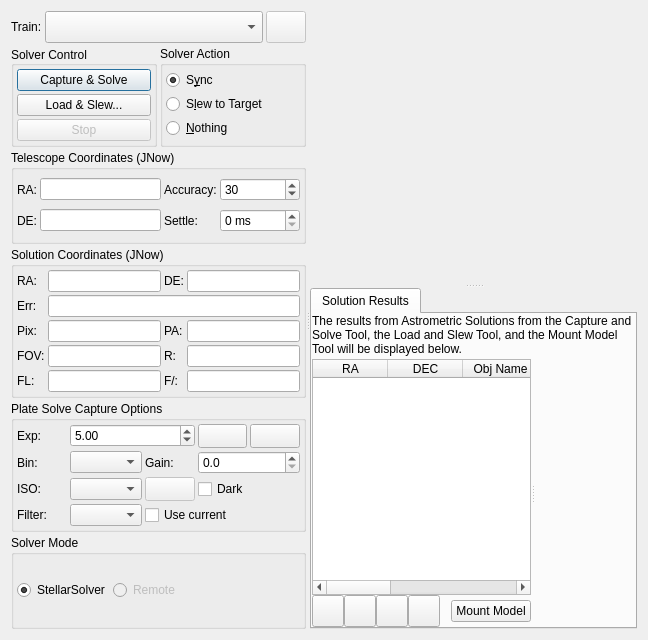
<?xml version="1.0" encoding="UTF-8"?>
<ui version="4.0">
 <class>Align</class>
 <widget class="QWidget" name="Align">
  <property name="geometry">
   <rect>
    <x>0</x>
    <y>0</y>
    <width>648</width>
    <height>640</height>
   </rect>
  </property>
  <layout class="QHBoxLayout" name="horizontalLayout_2">
   <item>
    <widget class="QSplitter" name="mainSplitter">
     <property name="orientation">
      <enum>Qt::Horizontal</enum>
     </property>
     <widget class="QWidget" name="layoutWidget">
      <layout class="QVBoxLayout" name="leftLayout">
       <property name="spacing">
        <number>3</number>
       </property>
       <item>
        <layout class="QHBoxLayout" name="trainLayout">
         <property name="spacing">
          <number>3</number>
         </property>
         <item>
          <widget class="QLabel" name="trainLabel">
           <property name="text">
            <string>Train:</string>
           </property>
          </widget>
         </item>
         <item>
          <widget class="QComboBox" name="opticalTrainCombo">
           <property name="sizePolicy">
            <sizepolicy hsizetype="MinimumExpanding" vsizetype="Fixed">
             <horstretch>0</horstretch>
             <verstretch>0</verstretch>
            </sizepolicy>
           </property>
           <property name="minimumSize">
            <size>
             <width>0</width>
             <height>32</height>
            </size>
           </property>
          </widget>
         </item>
         <item>
          <widget class="QPushButton" name="trainB">
           <property name="enabled">
            <bool>false</bool>
           </property>
           <property name="minimumSize">
            <size>
             <width>24</width>
             <height>24</height>
            </size>
           </property>
           <property name="maximumSize">
            <size>
             <width>16777215</width>
             <height>32</height>
            </size>
           </property>
           <property name="text">
            <string/>
           </property>
           <property name="icon">
            <iconset theme="document-edit"/>
           </property>
           <property name="iconSize">
            <size>
             <width>24</width>
             <height>24</height>
            </size>
           </property>
          </widget>
         </item>
        </layout>
       </item>
       <item>
        <layout class="QHBoxLayout" name="controlLayout">
         <property name="spacing">
          <number>3</number>
         </property>
         <item>
          <widget class="QGroupBox" name="controlBox">
           <property name="title">
            <string>Solver Control</string>
           </property>
           <property name="alignment">
            <set>Qt::AlignLeading|Qt::AlignLeft|Qt::AlignVCenter</set>
           </property>
           <layout class="QVBoxLayout" name="verticalLayout_4">
            <property name="spacing">
             <number>3</number>
            </property>
            <property name="leftMargin">
             <number>3</number>
            </property>
            <property name="topMargin">
             <number>3</number>
            </property>
            <property name="rightMargin">
             <number>3</number>
            </property>
            <property name="bottomMargin">
             <number>3</number>
            </property>
            <item>
             <widget class="QPushButton" name="solveB">
              <property name="enabled">
               <bool>true</bool>
              </property>
              <property name="text">
               <string>Capture &amp;&amp; Solve</string>
              </property>
              <property name="autoDefault">
               <bool>true</bool>
              </property>
              <property name="default">
               <bool>true</bool>
              </property>
             </widget>
            </item>
            <item>
             <widget class="QPushButton" name="loadSlewB">
              <property name="toolTip">
               <string>Load a FITS image and solve. Slew mount to image central coordinates.</string>
              </property>
              <property name="text">
               <string>Load &amp;&amp; Slew...</string>
              </property>
             </widget>
            </item>
            <item>
             <layout class="QHBoxLayout" name="stopLayout">
              <item>
               <widget class="QPushButton" name="stopB">
                <property name="enabled">
                 <bool>false</bool>
                </property>
                <property name="text">
                 <string>Stop</string>
                </property>
               </widget>
              </item>
             </layout>
            </item>
           </layout>
          </widget>
         </item>
         <item>
          <widget class="QGroupBox" name="gotoBox">
           <property name="toolTip">
            <string>Select which action to perform after the captured image is solved</string>
           </property>
           <property name="statusTip">
            <string>Select what action to take once a solution is found.</string>
           </property>
           <property name="title">
            <string>Solver Action</string>
           </property>
           <layout class="QVBoxLayout" name="verticalLayout_7">
            <property name="spacing">
             <number>3</number>
            </property>
            <property name="leftMargin">
             <number>3</number>
            </property>
            <property name="topMargin">
             <number>3</number>
            </property>
            <property name="rightMargin">
             <number>3</number>
            </property>
            <property name="bottomMargin">
             <number>3</number>
            </property>
            <item>
             <widget class="QRadioButton" name="syncR">
              <property name="toolTip">
               <string>Synchronize the telescope to the solution coordinates</string>
              </property>
              <property name="statusTip">
               <string/>
              </property>
              <property name="text">
               <string>S&amp;ync</string>
              </property>
              <property name="checked">
               <bool>true</bool>
              </property>
              <attribute name="buttonGroup">
               <string notr="true">gotoModeButtonGroup</string>
              </attribute>
             </widget>
            </item>
            <item>
             <widget class="QRadioButton" name="slewR">
              <property name="toolTip">
               <string>Synchronize the telescope to the solution coordinates and then slew to the target coordinates</string>
              </property>
              <property name="statusTip">
               <string/>
              </property>
              <property name="text">
               <string>S&amp;lew to Target</string>
              </property>
              <attribute name="buttonGroup">
               <string notr="true">gotoModeButtonGroup</string>
              </attribute>
             </widget>
            </item>
            <item>
             <widget class="QRadioButton" name="nothingR">
              <property name="toolTip">
               <string>Just solve</string>
              </property>
              <property name="statusTip">
               <string/>
              </property>
              <property name="text">
               <string>&amp;Nothing</string>
              </property>
              <attribute name="buttonGroup">
               <string notr="true">gotoModeButtonGroup</string>
              </attribute>
             </widget>
            </item>
           </layout>
          </widget>
         </item>
        </layout>
       </item>
       <item>
        <widget class="QGroupBox" name="telescopeCoordinateGroup">
         <property name="title">
          <string>Telescope Coordinates (JNow)</string>
         </property>
         <layout class="QGridLayout" name="gridLayout">
          <property name="leftMargin">
           <number>3</number>
          </property>
          <property name="topMargin">
           <number>3</number>
          </property>
          <property name="rightMargin">
           <number>3</number>
          </property>
          <property name="bottomMargin">
           <number>3</number>
          </property>
          <property name="spacing">
           <number>3</number>
          </property>
          <item row="0" column="3">
           <widget class="QSpinBox" name="alignAccuracyThreshold">
            <property name="toolTip">
             <string>Accuracy threshold in arcseconds between solution and target coordinates. Plate solver shall be repeatedly executed until the solution coordinates are below the accuracy threshold</string>
            </property>
            <property name="minimum">
             <number>1</number>
            </property>
            <property name="maximum">
             <number>1200</number>
            </property>
            <property name="singleStep">
             <number>10</number>
            </property>
            <property name="value">
             <number>30</number>
            </property>
           </widget>
          </item>
          <item row="1" column="0">
           <widget class="QLabel" name="label_13">
            <property name="text">
             <string>DE:</string>
            </property>
           </widget>
          </item>
          <item row="1" column="1">
           <widget class="QLineEdit" name="ScopeDecOut">
            <property name="readOnly">
             <bool>true</bool>
            </property>
           </widget>
          </item>
          <item row="1" column="2">
           <widget class="QLabel" name="label_22">
            <property name="toolTip">
             <string>After telescope completes slewing, wait until it settles for this many milliseconds before capturing the next image.</string>
            </property>
            <property name="text">
             <string>Settle:</string>
            </property>
           </widget>
          </item>
          <item row="0" column="1">
           <widget class="QLineEdit" name="ScopeRAOut">
            <property name="readOnly">
             <bool>true</bool>
            </property>
           </widget>
          </item>
          <item row="1" column="3">
           <widget class="QSpinBox" name="alignSettlingTime">
            <property name="toolTip">
             <string>After telescope completes slewing, wait until it settles for this many milliseconds before capturing the next image.</string>
            </property>
            <property name="suffix">
             <string> ms</string>
            </property>
            <property name="maximum">
             <number>15000</number>
            </property>
            <property name="singleStep">
             <number>100</number>
            </property>
           </widget>
          </item>
          <item row="0" column="0">
           <widget class="QLabel" name="label_12">
            <property name="text">
             <string>RA:</string>
            </property>
           </widget>
          </item>
          <item row="0" column="2">
           <widget class="QLabel" name="label_9">
            <property name="toolTip">
             <string>Accuracy threshold in arcseconds between solution and target coordinates. Plate solver shall be repeatedly executed until the solution coordinates are below the accuracy threshold</string>
            </property>
            <property name="text">
             <string>Accuracy:</string>
            </property>
           </widget>
          </item>
         </layout>
        </widget>
       </item>
       <item>
        <widget class="QGroupBox" name="solutionCoordinatesGroupBox">
         <property name="title">
          <string>Solution Coordinates (JNow)</string>
         </property>
         <layout class="QGridLayout" name="gridLayout_2">
          <property name="leftMargin">
           <number>3</number>
          </property>
          <property name="topMargin">
           <number>3</number>
          </property>
          <property name="rightMargin">
           <number>3</number>
          </property>
          <property name="bottomMargin">
           <number>3</number>
          </property>
          <property name="spacing">
           <number>3</number>
          </property>
          <item row="3" column="0">
           <widget class="QLabel" name="label_8">
            <property name="toolTip">
             <string>Effective field of view size in arcminutes.</string>
            </property>
            <property name="text">
             <string>FOV:</string>
            </property>
           </widget>
          </item>
          <item row="0" column="1">
           <widget class="QLineEdit" name="SolverRAOut">
            <property name="readOnly">
             <bool>true</bool>
            </property>
           </widget>
          </item>
          <item row="0" column="2">
           <widget class="QLabel" name="label_6">
            <property name="text">
             <string>DE:</string>
            </property>
           </widget>
          </item>
          <item row="1" column="0">
           <widget class="QLabel" name="err">
            <property name="toolTip">
             <string>Difference between telescope coordinates and solution coordinates in arcsec</string>
            </property>
            <property name="text">
             <string>Err:</string>
            </property>
           </widget>
          </item>
          <item row="1" column="1" colspan="3">
           <widget class="QLineEdit" name="errOut">
            <property name="toolTip">
             <string>Difference between telescope coordinates and solution coordinates in arcsec</string>
            </property>
            <property name="text">
             <string/>
            </property>
            <property name="readOnly">
             <bool>true</bool>
            </property>
           </widget>
          </item>
          <item row="0" column="0">
           <widget class="QLabel" name="label_2">
            <property name="text">
             <string>RA:</string>
            </property>
           </widget>
          </item>
          <item row="2" column="0">
           <widget class="QLabel" name="label_17">
            <property name="toolTip">
             <string>Image scale in arcsecs/pixel</string>
            </property>
            <property name="text">
             <string>Pix:</string>
            </property>
           </widget>
          </item>
          <item row="0" column="3">
           <widget class="QLineEdit" name="SolverDecOut">
            <property name="readOnly">
             <bool>true</bool>
            </property>
           </widget>
          </item>
          <item row="2" column="2">
           <widget class="QLabel" name="label_10">
            <property name="toolTip">
             <string>Image rotation angle, East of North</string>
            </property>
            <property name="text">
             <string>PA:</string>
            </property>
           </widget>
          </item>
          <item row="2" column="3">
           <widget class="QLineEdit" name="PAOut">
            <property name="toolTip">
             <string>Position angle in degrees, East of North</string>
            </property>
            <property name="readOnly">
             <bool>true</bool>
            </property>
           </widget>
          </item>
          <item row="2" column="1">
           <widget class="QLineEdit" name="pixScaleOut">
            <property name="toolTip">
             <string>Image scale in arcsecs/pixel</string>
            </property>
            <property name="readOnly">
             <bool>true</bool>
            </property>
           </widget>
          </item>
          <item row="4" column="0">
           <widget class="QLabel" name="label_14">
            <property name="text">
             <string>FL:</string>
            </property>
           </widget>
          </item>
          <item row="4" column="1">
           <widget class="QLineEdit" name="FocalLengthOut">
            <property name="toolTip">
             <string>&lt;html&gt;&lt;head/&gt;&lt;body&gt;&lt;p&gt;Calculated telescope (effective) focal length in millimeters. The effective focal length is measured from plate-solving.&lt;/p&gt;&lt;/body&gt;&lt;/html&gt;</string>
            </property>
            <property name="readOnly">
             <bool>true</bool>
            </property>
           </widget>
          </item>
          <item row="4" column="2">
           <widget class="QLabel" name="label_16">
            <property name="text">
             <string>F/:</string>
            </property>
           </widget>
          </item>
          <item row="4" column="3">
           <widget class="QLineEdit" name="FocalRatioOut">
            <property name="toolTip">
             <string>&lt;html&gt;&lt;head/&gt;&lt;body&gt;&lt;p&gt;Calculated telescope (effective) focal ratio. The effective focal ratio is measured from astrometry.&lt;/p&gt;&lt;/body&gt;&lt;/html&gt;</string>
            </property>
            <property name="readOnly">
             <bool>true</bool>
            </property>
           </widget>
          </item>
          <item row="3" column="1">
           <widget class="QLineEdit" name="FOVOut">
            <property name="toolTip">
             <string>Effective field of view size in arcminutes.</string>
            </property>
            <property name="text">
             <string/>
            </property>
            <property name="readOnly">
             <bool>false</bool>
            </property>
           </widget>
          </item>
          <item row="3" column="2">
           <widget class="QLabel" name="label">
            <property name="text">
             <string>R:</string>
            </property>
           </widget>
          </item>
          <item row="3" column="3">
           <widget class="QLineEdit" name="ReducerOut">
            <property name="toolTip">
             <string>&lt;html&gt;&lt;head/&gt;&lt;body&gt;&lt;p&gt;Reducer or Barlow factor.&lt;/p&gt;&lt;/body&gt;&lt;/html&gt;</string>
            </property>
           </widget>
          </item>
         </layout>
        </widget>
       </item>
       <item>
        <widget class="QGroupBox" name="plateSolverOptionsGroup">
         <property name="title">
          <string>Plate Solve Capture Options</string>
         </property>
         <layout class="QGridLayout" name="gridLayout_3">
          <property name="leftMargin">
           <number>3</number>
          </property>
          <property name="topMargin">
           <number>3</number>
          </property>
          <property name="rightMargin">
           <number>3</number>
          </property>
          <property name="bottomMargin">
           <number>3</number>
          </property>
          <property name="spacing">
           <number>3</number>
          </property>
          <item row="2" column="2">
           <widget class="QLabel" name="label_5">
            <property name="text">
             <string>Gain:</string>
            </property>
           </widget>
          </item>
          <item row="2" column="0">
           <widget class="QLabel" name="label_18">
            <property name="text">
             <string>Bin:</string>
            </property>
           </widget>
          </item>
          <item row="5" column="1">
           <widget class="QComboBox" name="alignFilter"/>
          </item>
          <item row="1" column="4">
           <widget class="QPushButton" name="showFITSViewerB">
            <property name="minimumSize">
             <size>
              <width>24</width>
              <height>24</height>
             </size>
            </property>
            <property name="maximumSize">
             <size>
              <width>16777215</width>
              <height>32</height>
             </size>
            </property>
            <property name="toolTip">
             <string>Show in FITS Viewer...</string>
            </property>
            <property name="text">
             <string/>
            </property>
            <property name="iconSize">
             <size>
              <width>24</width>
              <height>24</height>
             </size>
            </property>
           </widget>
          </item>
          <item row="3" column="3" colspan="2">
           <widget class="QCheckBox" name="alignDarkFrame">
            <property name="toolTip">
             <string>&lt;html&gt;&lt;head/&gt;&lt;body&gt;&lt;p&gt;Subtract dark frame. Create dark frames or defect maps in the Dark Library tool in the capture module.&lt;/p&gt;&lt;/body&gt;&lt;/html&gt;</string>
            </property>
            <property name="text">
             <string>Dark</string>
            </property>
           </widget>
          </item>
          <item row="2" column="1">
           <widget class="QComboBox" name="alignBinning">
            <property name="toolTip">
             <string>Camera binning</string>
            </property>
           </widget>
          </item>
          <item row="1" column="3">
           <widget class="QPushButton" name="toggleFullScreenB">
            <property name="minimumSize">
             <size>
              <width>24</width>
              <height>24</height>
             </size>
            </property>
            <property name="maximumSize">
             <size>
              <width>16777215</width>
              <height>32</height>
             </size>
            </property>
            <property name="toolTip">
             <string>Toggle Full Screen</string>
            </property>
            <property name="text">
             <string/>
            </property>
            <property name="iconSize">
             <size>
              <width>24</width>
              <height>24</height>
             </size>
            </property>
           </widget>
          </item>
          <item row="1" column="1" colspan="2">
           <widget class="QDoubleSpinBox" name="alignExposure">
            <property name="toolTip">
             <string>Exposure duration in seconds</string>
            </property>
            <property name="minimum">
             <double>0.100000000000000</double>
            </property>
            <property name="maximum">
             <double>300.000000000000000</double>
            </property>
            <property name="singleStep">
             <double>1.000000000000000</double>
            </property>
            <property name="value">
             <double>5.000000000000000</double>
            </property>
           </widget>
          </item>
          <item row="2" column="3" colspan="2">
           <widget class="QDoubleSpinBox" name="alignGain">
            <property name="sizePolicy">
             <sizepolicy hsizetype="MinimumExpanding" vsizetype="Fixed">
              <horstretch>0</horstretch>
              <verstretch>0</verstretch>
             </sizepolicy>
            </property>
            <property name="toolTip">
             <string>Camera Gain</string>
            </property>
            <property name="decimals">
             <number>1</number>
            </property>
            <property name="maximum">
             <double>10000.000000000000000</double>
            </property>
            <property name="singleStep">
             <double>10.000000000000000</double>
            </property>
           </widget>
          </item>
          <item row="5" column="0">
           <widget class="QLabel" name="FilterPosLabel">
            <property name="text">
             <string>Filter:</string>
            </property>
           </widget>
          </item>
          <item row="3" column="1">
           <widget class="QComboBox" name="alignISO">
            <property name="toolTip">
             <string>Camera ISO</string>
            </property>
           </widget>
          </item>
          <item row="1" column="0">
           <widget class="QLabel" name="label_7">
            <property name="text">
             <string>Exp:</string>
            </property>
           </widget>
          </item>
          <item row="3" column="2">
           <widget class="QPushButton" name="rotatorB">
            <property name="enabled">
             <bool>false</bool>
            </property>
            <property name="minimumSize">
             <size>
              <width>24</width>
              <height>24</height>
             </size>
            </property>
            <property name="toolTip">
             <string>Rotator Settings</string>
            </property>
            <property name="text">
             <string/>
            </property>
            <property name="icon">
             <iconset theme="rotation-allowed"/>
            </property>
            <property name="iconSize">
             <size>
              <width>24</width>
              <height>24</height>
             </size>
            </property>
           </widget>
          </item>
          <item row="3" column="0">
           <widget class="QLabel" name="label_11">
            <property name="text">
             <string>ISO:</string>
            </property>
           </widget>
          </item>
          <item row="5" column="2" colspan="3">
           <widget class="QCheckBox" name="alignUseCurrentFilter">
            <property name="toolTip">
             <string>&lt;html&gt;&lt;head/&gt;&lt;body&gt;&lt;p&gt;If checked, the currently selected filter will be used for alignment. &lt;/p&gt;&lt;p&gt;If you want to use a certain (fixed) filter for alignment, leave unchecked and select the filter manually.&lt;/p&gt;&lt;/body&gt;&lt;/html&gt;</string>
            </property>
            <property name="text">
             <string>Use current</string>
            </property>
           </widget>
          </item>
         </layout>
        </widget>
       </item>
       <item>
        <widget class="QGroupBox" name="stellarSolverOptionsGroup">
         <property name="title">
          <string>Solver Mode</string>
         </property>
         <layout class="QHBoxLayout" name="horizontalLayout" stretch="0,0,0">
          <property name="spacing">
           <number>3</number>
          </property>
          <property name="leftMargin">
           <number>3</number>
          </property>
          <property name="topMargin">
           <number>3</number>
          </property>
          <property name="rightMargin">
           <number>3</number>
          </property>
          <property name="bottomMargin">
           <number>3</number>
          </property>
          <item>
           <widget class="QRadioButton" name="localSolverR">
            <property name="text">
             <string>StellarSolver</string>
            </property>
            <property name="checked">
             <bool>true</bool>
            </property>
            <attribute name="buttonGroup">
             <string notr="true">solverModeButtonGroup</string>
            </attribute>
           </widget>
          </item>
          <item>
           <widget class="QRadioButton" name="remoteSolverR">
            <property name="enabled">
             <bool>false</bool>
            </property>
            <property name="text">
             <string>Remote</string>
            </property>
            <attribute name="buttonGroup">
             <string notr="true">solverModeButtonGroup</string>
            </attribute>
           </widget>
          </item>
          <item>
           <spacer name="horizontalSpacer">
            <property name="orientation">
             <enum>Qt::Horizontal</enum>
            </property>
            <property name="sizeHint" stdset="0">
             <size>
              <width>40</width>
              <height>20</height>
             </size>
            </property>
           </spacer>
          </item>
         </layout>
        </widget>
       </item>
      </layout>
     </widget>
     <widget class="QSplitter" name="rightLayout">
      <property name="sizePolicy">
       <sizepolicy hsizetype="Expanding" vsizetype="Expanding">
        <horstretch>0</horstretch>
        <verstretch>0</verstretch>
       </sizepolicy>
      </property>
      <property name="orientation">
       <enum>Qt::Vertical</enum>
      </property>
      <widget class="QWidget" name="alignWidget" native="true">
       <property name="sizePolicy">
        <sizepolicy hsizetype="Expanding" vsizetype="Expanding">
         <horstretch>0</horstretch>
         <verstretch>0</verstretch>
        </sizepolicy>
       </property>
       <property name="minimumSize">
        <size>
         <width>320</width>
         <height>240</height>
        </size>
       </property>
      </widget>
      <widget class="QTabWidget" name="tabWidget">
       <property name="currentIndex">
        <number>0</number>
       </property>
       <widget class="QWidget" name="solutionResults">
        <attribute name="title">
         <string>Solution Results</string>
        </attribute>
        <layout class="QVBoxLayout" name="verticalLayout_11">
         <property name="spacing">
          <number>3</number>
         </property>
         <property name="leftMargin">
          <number>0</number>
         </property>
         <property name="topMargin">
          <number>0</number>
         </property>
         <property name="rightMargin">
          <number>0</number>
         </property>
         <property name="bottomMargin">
          <number>0</number>
         </property>
         <item>
          <widget class="QLabel" name="label_15">
           <property name="sizePolicy">
            <sizepolicy hsizetype="Preferred" vsizetype="Preferred">
             <horstretch>0</horstretch>
             <verstretch>0</verstretch>
            </sizepolicy>
           </property>
           <property name="text">
            <string>The results from Astrometric Solutions from the Capture and Solve Tool, the Load and Slew Tool, and the Mount Model Tool will be displayed below.</string>
           </property>
           <property name="wordWrap">
            <bool>true</bool>
           </property>
          </widget>
         </item>
         <item>
          <widget class="QSplitter" name="alignSplitter">
           <property name="sizePolicy">
            <sizepolicy hsizetype="Expanding" vsizetype="Expanding">
             <horstretch>0</horstretch>
             <verstretch>0</verstretch>
            </sizepolicy>
           </property>
           <property name="orientation">
            <enum>Qt::Horizontal</enum>
           </property>
           <widget class="QWidget" name="verticalLayoutWidget">
            <layout class="QVBoxLayout" name="verticalLayout_20">
             <property name="spacing">
              <number>0</number>
             </property>
             <property name="rightMargin">
              <number>0</number>
             </property>
             <item>
              <widget class="QTableWidget" name="solutionTable">
               <property name="columnCount">
                <number>6</number>
               </property>
               <attribute name="horizontalHeaderDefaultSectionSize">
                <number>75</number>
               </attribute>
               <column>
                <property name="text">
                 <string>RA</string>
                </property>
               </column>
               <column>
                <property name="text">
                 <string>DEC</string>
                </property>
               </column>
               <column>
                <property name="text">
                 <string>Obj Name</string>
                </property>
               </column>
               <column>
                <property name="text">
                 <string>~~</string>
                </property>
               </column>
               <column>
                <property name="text">
                 <string>dRA</string>
                </property>
               </column>
               <column>
                <property name="text">
                 <string>dDE</string>
                </property>
               </column>
              </widget>
             </item>
             <item>
              <layout class="QHBoxLayout" name="horizontalLayout_19">
               <property name="topMargin">
                <number>0</number>
               </property>
               <item>
                <widget class="QPushButton" name="clearAllSolutionsB">
                 <property name="minimumSize">
                  <size>
                   <width>32</width>
                   <height>32</height>
                  </size>
                 </property>
                 <property name="maximumSize">
                  <size>
                   <width>32</width>
                   <height>32</height>
                  </size>
                 </property>
                 <property name="toolTip">
                  <string>Clear all of the solutions from the solutions table.  Be careful because you cannot get them back.</string>
                 </property>
                 <property name="text">
                  <string/>
                 </property>
                </widget>
               </item>
               <item>
                <widget class="QPushButton" name="removeSolutionB">
                 <property name="minimumSize">
                  <size>
                   <width>32</width>
                   <height>32</height>
                  </size>
                 </property>
                 <property name="maximumSize">
                  <size>
                   <width>32</width>
                   <height>33</height>
                  </size>
                 </property>
                 <property name="toolTip">
                  <string>Remove the selected row from the solutions table.  This can be useful for getting rid of results that did not actually solve from the table and/or results that you do not need any more.  It can clean up clutter on both the graph and table.</string>
                 </property>
                 <property name="text">
                  <string/>
                 </property>
                </widget>
               </item>
               <item>
                <widget class="QPushButton" name="exportSolutionsCSV">
                 <property name="minimumSize">
                  <size>
                   <width>32</width>
                   <height>32</height>
                  </size>
                 </property>
                 <property name="maximumSize">
                  <size>
                   <width>32</width>
                   <height>33</height>
                  </size>
                 </property>
                 <property name="toolTip">
                  <string>Export all of the solutions in the Solution Results table to CSV file of your choosing for further analysis in a spreadsheet.</string>
                 </property>
                 <property name="text">
                  <string/>
                 </property>
                </widget>
               </item>
               <item>
                <widget class="QPushButton" name="autoScaleGraphB">
                 <property name="minimumSize">
                  <size>
                   <width>32</width>
                   <height>32</height>
                  </size>
                 </property>
                 <property name="maximumSize">
                  <size>
                   <width>32</width>
                   <height>33</height>
                  </size>
                 </property>
                 <property name="toolTip">
                  <string>Auto scale and center the Solution Results graph.</string>
                 </property>
                 <property name="text">
                  <string/>
                 </property>
                </widget>
               </item>
               <item>
                <spacer name="horizontalSpacer_11">
                 <property name="orientation">
                  <enum>Qt::Horizontal</enum>
                 </property>
                 <property name="sizeHint" stdset="0">
                  <size>
                   <width>40</width>
                   <height>20</height>
                  </size>
                 </property>
                </spacer>
               </item>
               <item>
                <widget class="QPushButton" name="mountModelB">
                 <property name="toolTip">
                  <string>Launch the mount model tool. This tool enables you to create pre-programmed list of points to go to and solve. It can aid in building a pointing model for better accuracy.</string>
                 </property>
                 <property name="text">
                  <string>Mount Model</string>
                 </property>
                </widget>
               </item>
              </layout>
             </item>
            </layout>
           </widget>
           <widget class="QCustomPlot" name="alignPlot" native="true">
            <property name="sizePolicy">
             <sizepolicy hsizetype="Expanding" vsizetype="Expanding">
              <horstretch>0</horstretch>
              <verstretch>0</verstretch>
             </sizepolicy>
            </property>
            <property name="minimumSize">
             <size>
              <width>100</width>
              <height>100</height>
             </size>
            </property>
            <property name="baseSize">
             <size>
              <width>190</width>
              <height>190</height>
             </size>
            </property>
           </widget>
          </widget>
         </item>
        </layout>
       </widget>
      </widget>
     </widget>
    </widget>
   </item>
  </layout>
 </widget>
 <customwidgets>
  <customwidget>
   <class>QCustomPlot</class>
   <extends>QWidget</extends>
   <header>auxiliary/qcustomplot.h</header>
   <container>1</container>
  </customwidget>
 </customwidgets>
 <tabstops>
  <tabstop>opticalTrainCombo</tabstop>
  <tabstop>trainB</tabstop>
  <tabstop>solveB</tabstop>
  <tabstop>loadSlewB</tabstop>
  <tabstop>stopB</tabstop>
  <tabstop>syncR</tabstop>
  <tabstop>slewR</tabstop>
  <tabstop>nothingR</tabstop>
  <tabstop>ScopeRAOut</tabstop>
  <tabstop>alignAccuracyThreshold</tabstop>
  <tabstop>ScopeDecOut</tabstop>
  <tabstop>alignSettlingTime</tabstop>
  <tabstop>SolverRAOut</tabstop>
  <tabstop>SolverDecOut</tabstop>
  <tabstop>errOut</tabstop>
  <tabstop>pixScaleOut</tabstop>
  <tabstop>PAOut</tabstop>
  <tabstop>FOVOut</tabstop>
  <tabstop>ReducerOut</tabstop>
  <tabstop>FocalLengthOut</tabstop>
  <tabstop>FocalRatioOut</tabstop>
  <tabstop>alignExposure</tabstop>
  <tabstop>toggleFullScreenB</tabstop>
  <tabstop>showFITSViewerB</tabstop>
  <tabstop>alignBinning</tabstop>
  <tabstop>alignGain</tabstop>
  <tabstop>alignISO</tabstop>
  <tabstop>rotatorB</tabstop>
  <tabstop>alignDarkFrame</tabstop>
  <tabstop>alignFilter</tabstop>
  <tabstop>localSolverR</tabstop>
  <tabstop>remoteSolverR</tabstop>
  <tabstop>clearAllSolutionsB</tabstop>
  <tabstop>removeSolutionB</tabstop>
  <tabstop>exportSolutionsCSV</tabstop>
  <tabstop>autoScaleGraphB</tabstop>
  <tabstop>mountModelB</tabstop>
  <tabstop>tabWidget</tabstop>
  <tabstop>solutionTable</tabstop>
 </tabstops>
 <resources/>
 <connections/>
 <buttongroups>
  <buttongroup name="gotoModeButtonGroup"/>
  <buttongroup name="solverModeButtonGroup"/>
 </buttongroups>
</ui>
